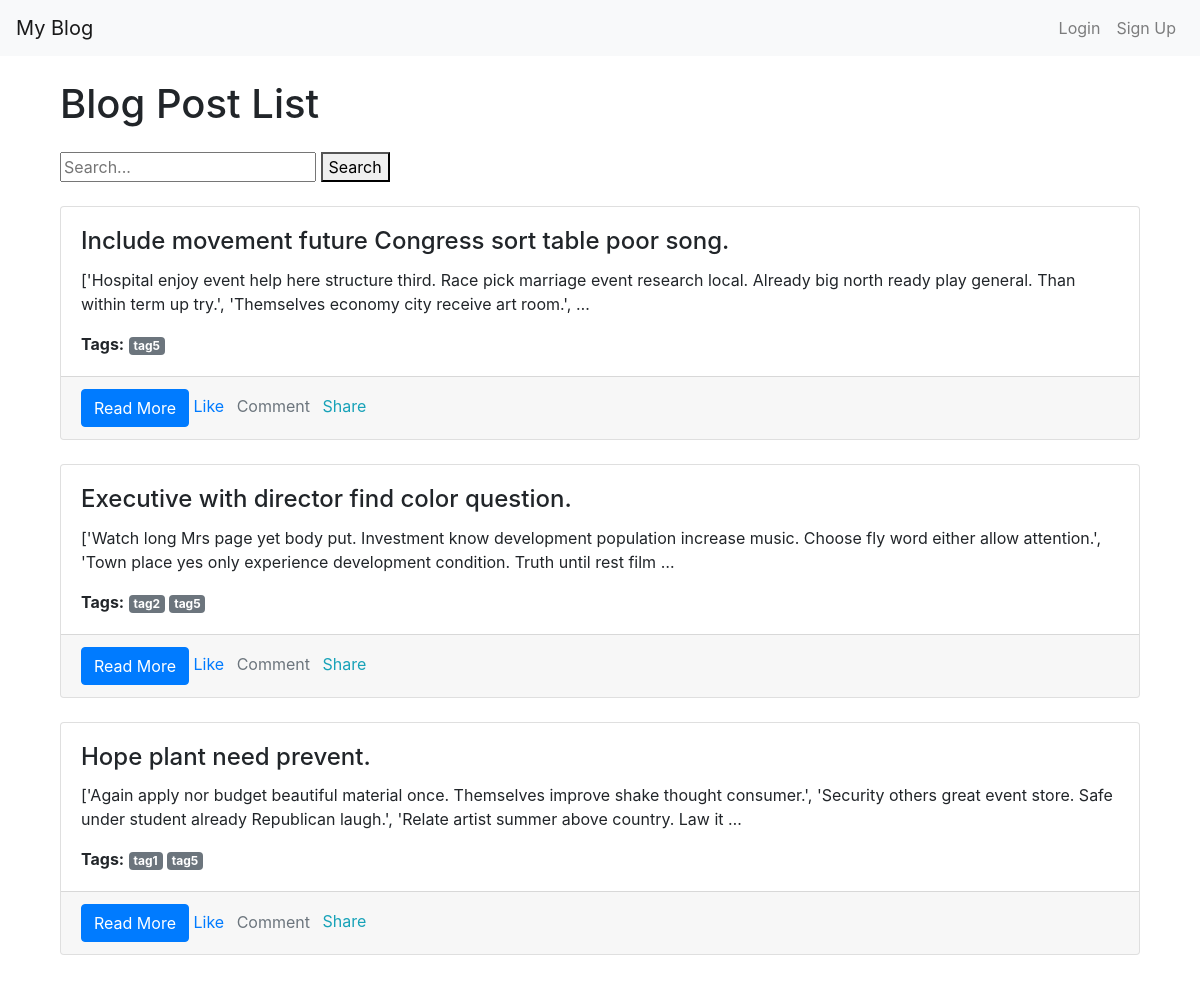
Screenshot of /blog/tag/tag5/ with the database file from the repository.
### blog/models.py (models this page shows, shortened)
class Post(models.Model):
     title = models.CharField(max_length=255)
     content = models.TextField()
     author = models.ForeignKey(Author, on_delete=models.CASCADE)
     categories = models.ManyToManyField(Category)
     tags = models.ManyToManyField(Tag)
     created_at = models.DateTimeField(auto_now_add=True)
     updated_at = models.DateTimeField(auto_now=True)
     published = models.BooleanField(default=False)
     class Meta:
             ordering = ['-created_at']

class Tag(models.Model):
     name = models.CharField(max_length=255)
     slug = models.SlugField( blank=True)

### blog/views.py (the view)
# urls.py: path('tag/<slug:tag_slug>/', TaggedPostListView.as_view(), name='tagged_post_list'),
class TaggedPostListView(ListView):
        model = Post
        template_name = 'blog/tagged_post_list.html'
        context_object_name = 'posts'
        def get_queryset(self):
            tag_slug = self.kwargs.get('tag_slug')
            tag = Tag.objects.filter(slug=tag_slug).first()
            return Post.objects.filter(tags=tag)
        def get_context_data(self, **kwargs):
            context = super().get_context_data(**kwargs)
            context['tag'] = Tag.objects.filter(slug=self.kwargs.get('tag_slug'))
            return context

### blog/templates/blog/post_list.html (shortened to what this page needs)
<!DOCTYPE html>
<html>
    {% extends "accounts/base.html" %}
    {% block content %}
        <body>
            <div class="container">
                <h1 class="my-4">Blog Post List</h1>
                <form method="GET" action="{% url 'post_list' %}">
                    <input type="text" name="q" placeholder="Search..." value="{{ query }}">
                    <button type="submit">Search</button>
                </form>
                <div class="row mt-4">
                {% for post in posts %}
                    <div class="col-lg-12 col-md-6 mb-4">
                        <div class="card h-100">
                            <div class="card-body">
                            <h4 class="card-title">{{ post.title }}</h4>
                            <p class="card-text">{{ post.content|truncatewords:30 }}</p>
                            <p class="card-text">
                                <strong>Tags:</strong>
                                {% for tag in post.tags.all %}
                                    <a href="{% url 'tagged_post_list' tag.slug %}" class="badge badge-secondary">{{ tag.name }}</a>
                                {% endfor %}
                            </p>
                        </div>
                            <div class="card-footer">
                                <a href="{% url 'post_detail' pk=post.pk %}" class="btn btn-primary">Read More</a>
                            <a href="#" class="text-primary mr-2">
                                 Like
                            </a>
                            <a href="#" class="text-secondary mr-2">
                                 Comment
                            </a>
                            <a href="#" class="text-info">
                                 Share
                            </a>
                            </div>
                        </div>
                    </div>
                {% endfor %}
                </div>
            </div>
        </body>
        </div>
    {% endblock %}

### rows the page displays
Post: title "Include movement future Congress sort table poor song.", content "['Hospital enjoy event help here structure third. Race pick marriage event research local. Already big north ready play general. Than within term up try.', 'Themselves economy city receive art room.', …"
Tag: name "tag5"
Post: title "Executive with director find color question.", content "['Watch long Mrs page yet body put. Investment know development population increase music. Choose fly word either allow attention.', 'Town place yes only experience development condition. Truth until rest film …"
Tag: name "tag2"
Post: title "Hope plant need prevent.", content "['Again apply nor budget beautiful material once. Themselves improve shake thought consumer.', 'Security others great event store. Safe under student already Republican laugh.', 'Relate artist summer above country. Law it …"
Tag: name "tag1"
